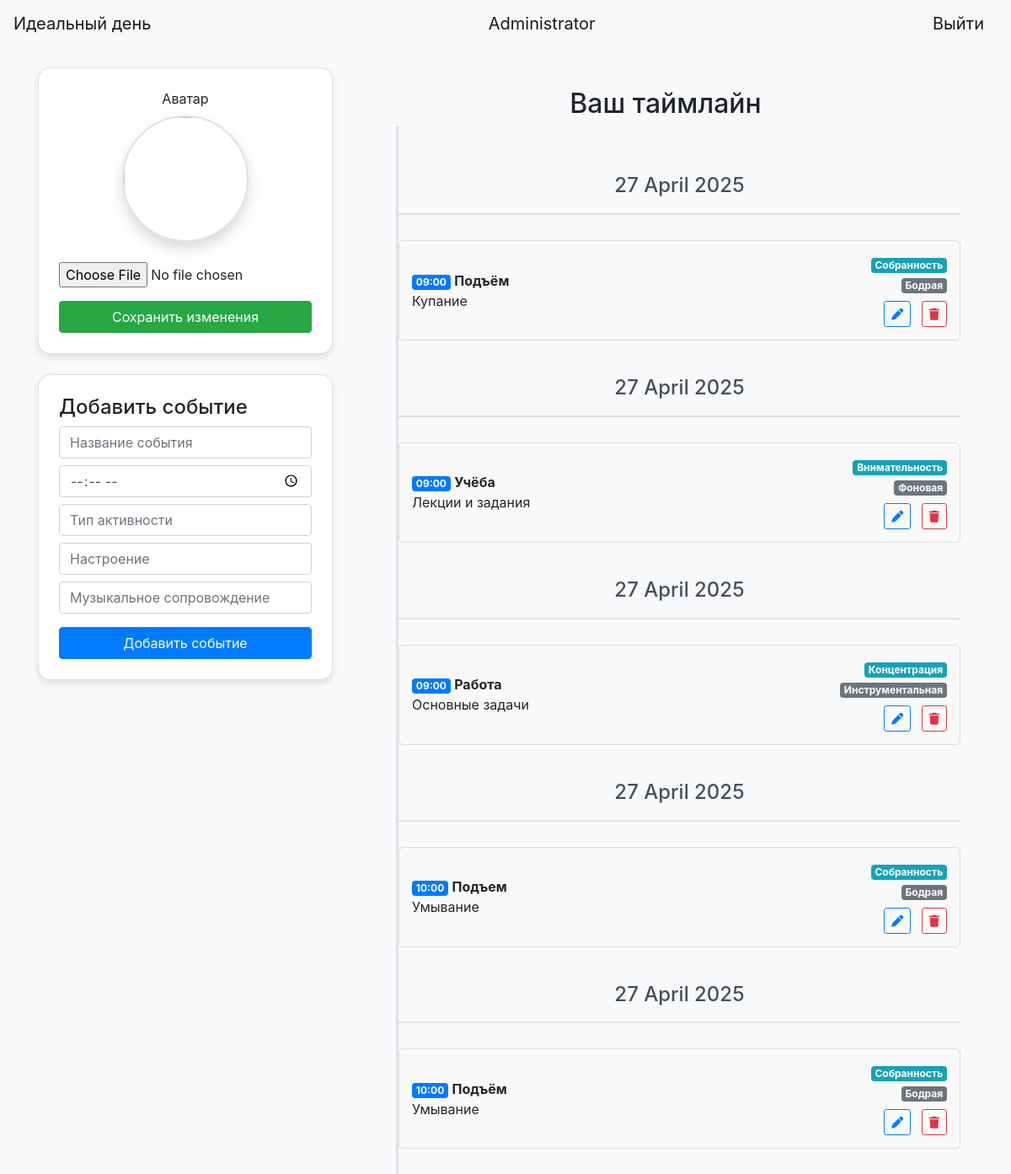
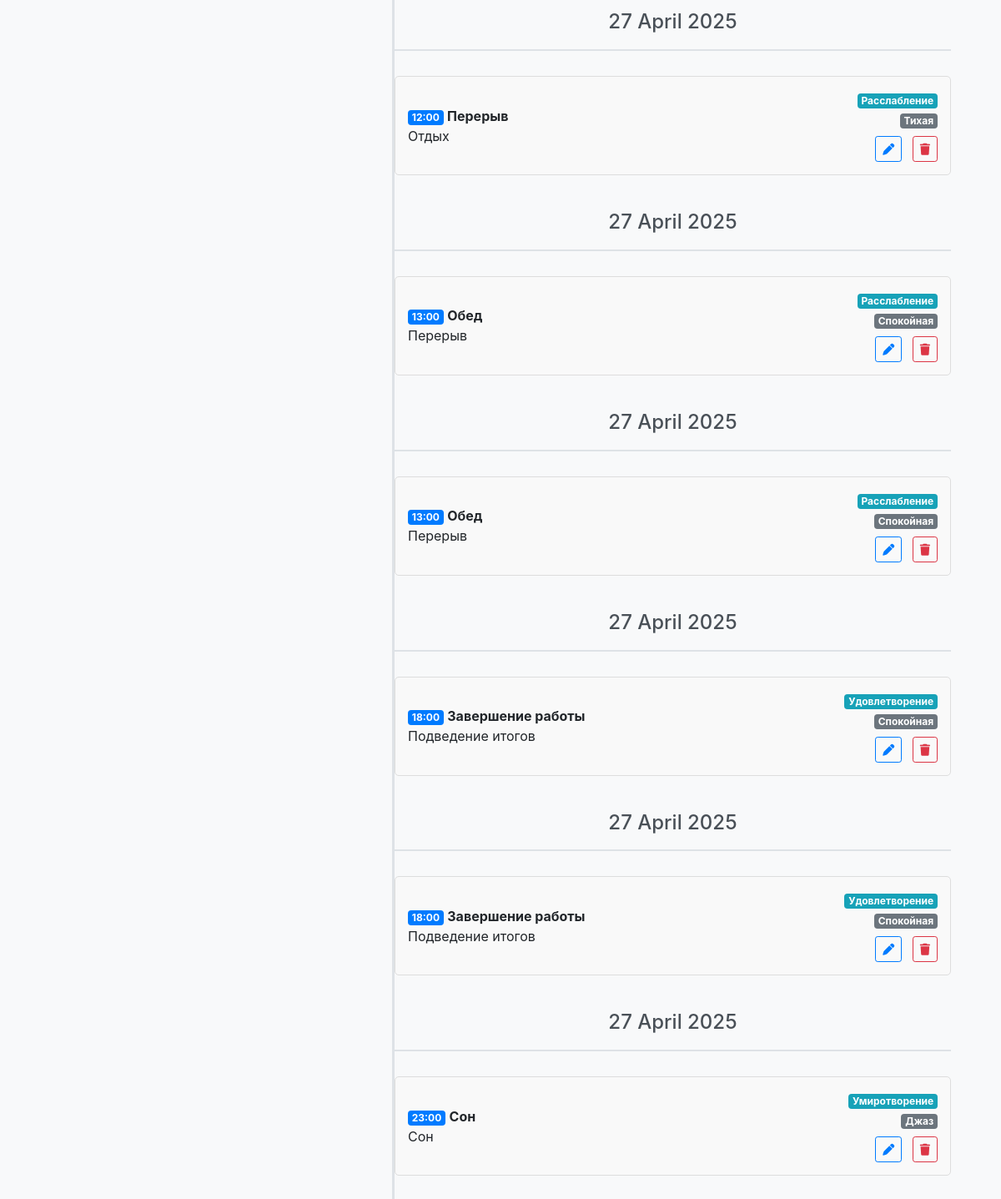
Before: /account (signed in) with the older database file (2 pictures, top to bottom).
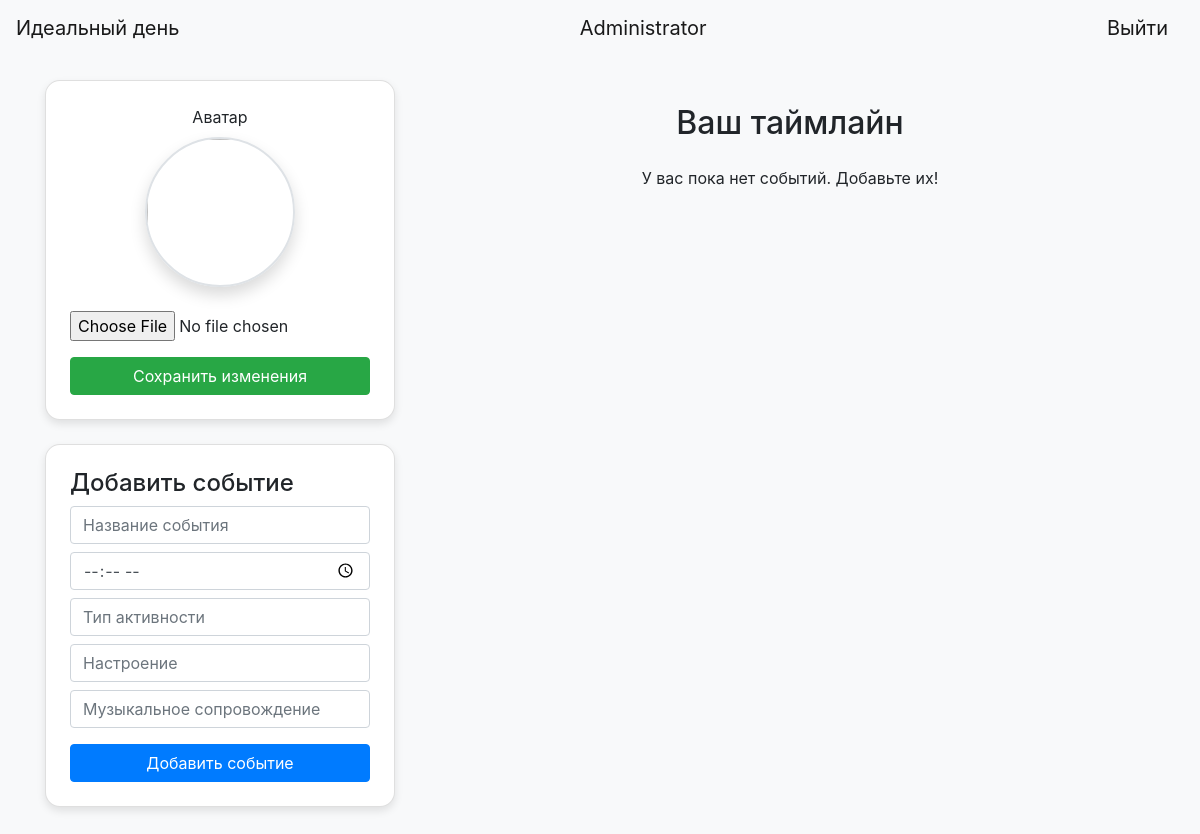
After: the same page with the newer database file.
### data/events.py (models this page shows)
class Events(SqlAlchemyBase, SerializerMixin):
    __tablename__ = 'events'
    id = sqlalchemy.Column(sqlalchemy.Integer, primary_key=True, autoincrement=True)
    title = sqlalchemy.Column(sqlalchemy.String, nullable=True)
    time = sqlalchemy.Column(sqlalchemy.DateTime, nullable=False)
    activity_type = sqlalchemy.Column(sqlalchemy.String, nullable=True)
    mood = sqlalchemy.Column(sqlalchemy.String, nullable=True)
    music = sqlalchemy.Column(sqlalchemy.String, nullable=True)
    user_id = sqlalchemy.Column(sqlalchemy.Integer, sqlalchemy.ForeignKey("users.id"))
    user = orm.relationship('User')

### index.py (the view, shortened to what this page needs)
@app.route('/account', methods=['GET', 'POST'])
@login_required
def account():
    db_sess = db_session.create_session()
    if current_user.is_authenticated:
        if current_user.id != 1:
            events = db_sess.query(Events).filter(Events.user_id == current_user.id).order_by(Events.time).all()
        else:
            events = db_sess.query(Events).order_by(Events.time).all()
        for event in events:
            event.formatted_date = event.time.strftime('%d %B %Y')
        return render_template('account.html', user=current_user, events=events, title='Профиль')
    else:
        abort(400)

### data/db_session.py (called while the page is built)
def create_session() -> Session:
    global __factory
    return __factory()

### index.py (called while the page is built)
@login_manager.user_loader
def load_user(user_id):
    db_sess = db_session.create_session()
    return db_sess.query(User).get(user_id)

### templates/account.html (shortened to what this page needs)
{% extends "base.html" %}
{% block content %}
{% if current_user.is_authenticated %}
<div class="row">
  <div class="col-md-4 mb-4">
    <div class="card card-custom text-center p-4">
      <form method="post" enctype="multipart/form-data">
        <div class="form-group">
          <label>Аватар</label><br>
          {% if current_user.avatar %}
            <img src="{{ url_for('static', filename='avatars/' + current_user.avatar) }}" class="profile-pic mb-3 rounded-circle shadow" width="150" alt="Avatar">
          {% else %}
            <img src="{{ url_for('static', filename='avatars/default.png') }}" class="profile-pic mb-3 rounded-circle shadow">
          {% endif %}
          <input type="file" class="form-control-file mt-2" id="avatar" name="avatar">
        </div>
        <button type="submit" class="btn btn-success btn-block mt-3">Сохранить изменения</button>
      </form>
    </div>
    <div class="card card-custom mt-4 p-4">
      <h4>Добавить событие</h4>
      <form method="post" action="/account/event/add">
        <div class="form-group">
          <input type="text" class="form-control mb-2" name="title" placeholder="Название события" required>
          <input type="time" class="form-control mb-2" name="time" required>
          <input type="text" class="form-control mb-2" name="activity_type" placeholder="Тип активности" required>
          <input type="text" class="form-control mb-2" name="mood" placeholder="Настроение">
          <input type="text" class="form-control mb-2" name="music" placeholder="Музыкальное сопровождение">
        </div>
        <button type="submit" class="btn btn-primary btn-block">Добавить событие</button>
      </form>
    </div>
  </div>
  <div class="col-md-8">
    <div class="container mt-4">
      <h2 class="text-center">Ваш таймлайн</h2>
      {% if events %}
      <div class="timeline">
        {% set current_day = None %}
        {% for event in events %}
          {% if current_day != event.time.strftime('%d.%m.%Y') %}
            <div class="timeline-day">
              <h4>{{ event.time.strftime('%d %B %Y') }}</h4>
            </div>
            {% set current_day = event.time.strftime('%d.%m.%Y') %}
          {% endif %}
          <div class="timeline-item event">
            <div class="d-flex justify-content-between align-items-center">
              <div>
                <span class="badge badge-primary">{{ event.time.strftime('%H:%M') }}</span>
                <strong>{{ event.title }}</strong>
                <p class="mb-0">{{ event.activity_type }}</p>
              </div>
              <div class="text-right">
                <span class="badge badge-info">{{ event.mood }}</span><br>
                <span class="badge badge-secondary">{{ event.music }}</span>
                <div class="mt-2">
                  <a href="/events/{{ event.id }}" class="btn btn-sm btn-outline-primary mr-2"><i class="fas fa-pen"></i></a>
                  <a href="/events_delete/{{ event.id }}" class="btn btn-sm btn-outline-danger"><i class="fas fa-trash"></i></a>
                </div>
              </div>
            </div>
          </div>
        {% endfor %}
      </div>
      {% else %}
        <p class="text-center mt-4">У вас пока нет событий. Добавьте их!</p>
      {% endif %}
    </div>
  </div>
</div>
{% else %}
  <div class="alert alert-warning" role="alert">
    Войдите в аккаунт, чтобы видеть свои события.
  </div>
{% endif %}
{% endblock %}

Changed rows visible on the page:
removed Events: time "27 April 2025", time "09:00", title "Подъём", activity_type "Купание", mood "Собранность", music "Бодрая"
removed Events: time "27 April 2025", time "09:00", title "Учёба", activity_type "Лекции и задания", mood "Внимательность", music "Фоновая"
removed Events: time "27 April 2025", time "09:00", title "Работа", activity_type "Основные задачи", mood "Концентрация", music "Инструментальная"
removed Events: time "27 April 2025", time "10:00", title "Подъем", activity_type "Умывание", mood "Собранность", music "Бодрая"
removed Events: time "27 April 2025", time "10:00", title "Подъём", activity_type "Умывание", mood "Собранность", music "Бодрая"
removed Events: time "27 April 2025", time "12:00", title "Перерыв", activity_type "Отдых", mood "Расслабление", music "Тихая"
removed Events: time "27 April 2025", time "13:00", title "Обед", activity_type "Перерыв", mood "Расслабление", music "Спокойная"
removed Events: time "27 April 2025", time "13:00", title "Обед", activity_type "Перерыв", mood "Расслабление", music "Спокойная"
removed Events: time "27 April 2025", time "18:00", title "Завершение работы", activity_type "Подведение итогов", mood "Удовлетворение", music "Спокойная"
removed Events: time "27 April 2025", time "18:00", title "Завершение работы", activity_type "Подведение итогов", mood "Удовлетворение", music "Спокойная"
removed Events: time "27 April 2025", time "23:00", title "Сон", activity_type "Сон", mood "Умиротворение", music "Джаз"
Other visible differences:
text now shown: "У вас пока нет событий. Добавьте их!"
